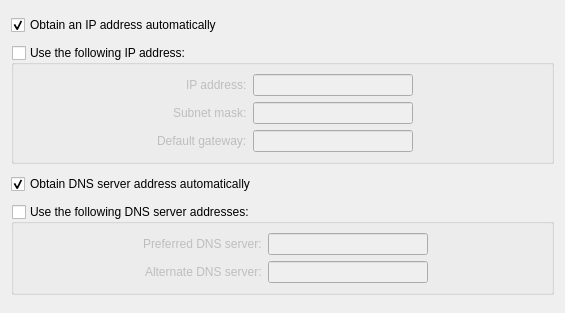
<?xml version="1.0" encoding="UTF-8"?>
<ui version="4.0">
 <class>Ipv4Widget</class>
 <widget class="QFrame" name="Ipv4Widget">
  <property name="geometry">
   <rect>
    <x>0</x>
    <y>0</y>
    <width>565</width>
    <height>313</height>
   </rect>
  </property>
  <property name="windowTitle">
   <string>Form</string>
  </property>
  <property name="frameShape">
   <enum>QFrame::NoFrame</enum>
  </property>
  <property name="frameShadow">
   <enum>QFrame::Plain</enum>
  </property>
  <layout class="QVBoxLayout" name="verticalLayout">
   <item>
    <widget class="QCheckBox" name="autoIpAddress">
     <property name="text">
      <string>Obtain an IP address automatically</string>
     </property>
     <property name="checked">
      <bool>true</bool>
     </property>
     <property name="tristate">
      <bool>false</bool>
     </property>
    </widget>
   </item>
   <item>
    <widget class="QGroupBox" name="manualIpAddress">
     <property name="sizePolicy">
      <sizepolicy hsizetype="Preferred" vsizetype="Maximum">
       <horstretch>0</horstretch>
       <verstretch>0</verstretch>
      </sizepolicy>
     </property>
     <property name="title">
      <string>Use the following IP address:</string>
     </property>
     <property name="checkable">
      <bool>true</bool>
     </property>
     <property name="checked">
      <bool>false</bool>
     </property>
     <layout class="QFormLayout" name="formLayout">
      <property name="fieldGrowthPolicy">
       <enum>QFormLayout::AllNonFixedFieldsGrow</enum>
      </property>
      <property name="labelAlignment">
       <set>Qt::AlignRight|Qt::AlignTrailing|Qt::AlignVCenter</set>
      </property>
      <property name="formAlignment">
       <set>Qt::AlignHCenter|Qt::AlignTop</set>
      </property>
      <item row="0" column="0">
       <widget class="QLabel" name="label">
        <property name="text">
         <string>IP address:</string>
        </property>
       </widget>
      </item>
      <item row="0" column="1">
       <widget class="QLineEdit" name="address">
        <property name="maximumSize">
         <size>
          <width>160</width>
          <height>16777215</height>
         </size>
        </property>
       </widget>
      </item>
      <item row="1" column="0">
       <widget class="QLabel" name="label_2">
        <property name="text">
         <string>Subnet mask:</string>
        </property>
       </widget>
      </item>
      <item row="1" column="1">
       <widget class="QLineEdit" name="netmask">
        <property name="maximumSize">
         <size>
          <width>160</width>
          <height>16777215</height>
         </size>
        </property>
       </widget>
      </item>
      <item row="2" column="0">
       <widget class="QLabel" name="label_3">
        <property name="text">
         <string>Default gateway:</string>
        </property>
       </widget>
      </item>
      <item row="2" column="1">
       <widget class="QLineEdit" name="gateway">
        <property name="maximumSize">
         <size>
          <width>160</width>
          <height>16777215</height>
         </size>
        </property>
       </widget>
      </item>
     </layout>
    </widget>
   </item>
   <item>
    <widget class="QCheckBox" name="autoDns">
     <property name="text">
      <string>Obtain DNS server address automatically</string>
     </property>
     <property name="checked">
      <bool>true</bool>
     </property>
    </widget>
   </item>
   <item>
    <widget class="QGroupBox" name="manualDns">
     <property name="sizePolicy">
      <sizepolicy hsizetype="Preferred" vsizetype="Maximum">
       <horstretch>0</horstretch>
       <verstretch>0</verstretch>
      </sizepolicy>
     </property>
     <property name="title">
      <string>Use the following DNS server addresses:</string>
     </property>
     <property name="flat">
      <bool>false</bool>
     </property>
     <property name="checkable">
      <bool>true</bool>
     </property>
     <property name="checked">
      <bool>false</bool>
     </property>
     <layout class="QFormLayout" name="formLayout_2">
      <property name="labelAlignment">
       <set>Qt::AlignRight|Qt::AlignTrailing|Qt::AlignVCenter</set>
      </property>
      <property name="formAlignment">
       <set>Qt::AlignHCenter|Qt::AlignTop</set>
      </property>
      <item row="0" column="0">
       <widget class="QLabel" name="label_5">
        <property name="text">
         <string>Preferred DNS server:</string>
        </property>
       </widget>
      </item>
      <item row="0" column="1">
       <widget class="QLineEdit" name="preferredDns">
        <property name="maximumSize">
         <size>
          <width>160</width>
          <height>16777215</height>
         </size>
        </property>
       </widget>
      </item>
      <item row="1" column="0">
       <widget class="QLabel" name="label_6">
        <property name="text">
         <string>Alternate DNS server:</string>
        </property>
       </widget>
      </item>
      <item row="1" column="1">
       <widget class="QLineEdit" name="alternateDns">
        <property name="maximumSize">
         <size>
          <width>160</width>
          <height>16777215</height>
         </size>
        </property>
       </widget>
      </item>
     </layout>
    </widget>
   </item>
  </layout>
 </widget>
 <resources/>
 <connections/>
</ui>
